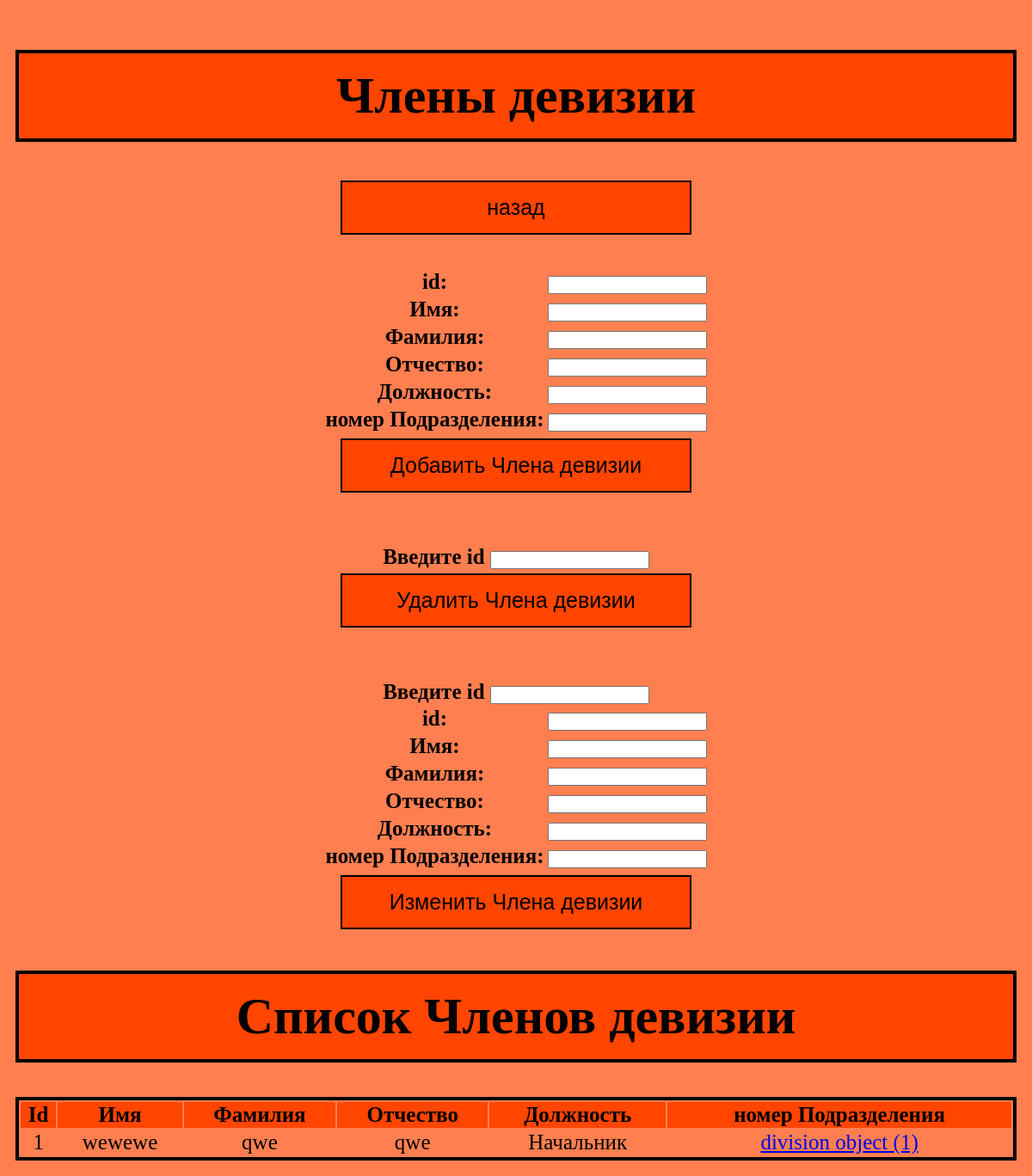
Page /member_of_the_division/ on the committed database.
### accounting/models.py (models this page shows)
class member_of_the_division(models.Model):
    id = models.IntegerField(primary_key=True)
    last_name = models.CharField(max_length=45)
    first_name = models.CharField(max_length=45)
    patronymic = models.CharField(max_length=45)
    position = models.CharField(max_length=45)
    division_number = models.ForeignKey('division', on_delete=models.CASCADE, null=True)
    objects = models.Manager()

class division(models.Model):
    id = models.IntegerField(primary_key=True)
    full_name = models.CharField(max_length=45)
    abbreviated_name = models.CharField(max_length=45)
    objects = models.Manager()

### accounting/views.py (the view)
# urls.py: path('member_of_the_division/', views.index_member_of_the_division, name='member_of_the_division'),
def index_member_of_the_division(request):
    form_er = Addmember_of_the_division()
    data = member_of_the_division.objects.all()
    return render(request, "accounting/Template_member_of_the_division.html", {"form":form_er, "data_show":data})

### accounting/forms.py
class Addmember_of_the_division(forms.Form):
    id = forms.IntegerField(label="id")
    last_name = forms.CharField(label="Имя")
    first_name = forms.CharField(label="Фамилия")
    patronymic = forms.CharField(label="Отчество")
    position = forms.CharField(label="Должность")
    division_number = forms.CharField(label="номер Подразделения")

### templates/accounting/Template_member_of_the_division.html (shortened to what this page needs)
<!DOCTYPE html>
<head>
</head>
<body>
<div id="header" >
        <h1 align="center">Члены девизии</h1>
        <h3 align="center"><a href = "{% url 'home' %}"><button class = 'button'>назад</button></a></h3>
</div>
<table  align="center">
    <tr>
        <th align="center" width="50%">
    <form method="POST" action="addo/">
        <table>
            {{ form }}
        </table>
        <input class = "button" type="submit" value="Добавить Члена девизии">
    </form>
    <br>
    <br>
    <form method="POST" action="delo/">
        <label>Введите id</label>
        <input class = "myfield" type= "number" name="delname"><br>
        <input class = "button" type= "submit" value="Удалить Члена девизии">
    </form>
    <br>
    <br>
    <form method="POST" action="upo/">
        <label>Введите id</label>
        <input class = "myfield" type= "number" name="upname"><br>
        <table>
            {{ form }}
        </table>
        <input class = "button" type= "submit" value="Изменить Члена девизии">
    </form>
</table>
    <tr>
        <th align="center" width="50%">
        <h1 align="center"> Список Членов девизии</h1>
	<table  align="center">
    <tr>
    <form method="POST" action="show/">
        <table class='table'>
            <tr class='table' align="center" bgcolor="#FF4500">
                <th>Id</th>
                <th>Имя</th>
                <th>Фамилия</th>
                <th>Отчество</th>
                <th>Должность</th>
                <th>номер Подразделения</th>
            </tr>
        {% for i in data_show %}
            <tr align="center">
                <td>{{ i.id }}</td>
                <td>{{ i.last_name}}</td>
                <td>{{ i.first_name}}</td>
                <td>{{ i.patronymic}}</td>
                <td>{{ i.position}}</td>
                <td> <a href="{% url 'division' %}"> {{ i.division_number}}</td>
            </tr>
        {% endfor %}
        </table>
    </form>
</th>
    </tr>
</body>
</html>

### templates/accounting/Template_member_of_the_division.html (style rules this page uses)
.button { background-color: #FF4500; height: 63px; width: 408px; border: 2px solid black; padding: 15px 20px; text-align: center; font-size: 25px; margin: 5px 0px; }
body { background: #FF7F50 ; padding: 10px; background-repeat: no-repeat; font-size: 25px; }
h1 { border: 4px solid black; background: #FF4500; padding: 15px 20px; text-align: center; font-size: 60px; }
.table { border: 4px solid black; width: 100% }

### rows in the picture
member_of_the_division: id "1", last_name "wewewe", first_name "qwe", patronymic "qwe", position "Начальник", division_number "division object (1)"
